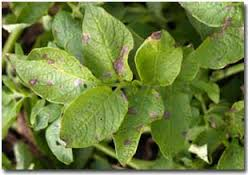
%> input picture week4(Image_Segmentation)/8.png, 248 x 175 px
$ octave DiscreteWaveletTransform.m   (GNU Octave 9; MATLAB toolbox functions it lacks are replaced by stand-ins)
%> lines starting %> are read from the running program, lines starting %| are printed output that depends on the picture
a=imread('8.png');
%> a is the input picture: size 175x248x3 uint8; mean R, G, B 110.5, 128.2, 63.5
subplot(121),imshow(a),title('Original Image');

[LL LM ML MM]=dwt2(im2double(a),'haar');
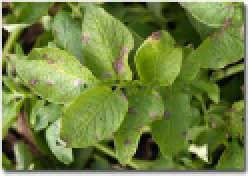
%> LL: size 88x124x3 double (shown 2 times larger); mean R, G, B 0.872, 1.01, 0.505; drawn with min black and max white
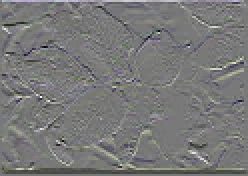
%> LM: size 88x124x3 double (shown 2 times larger); mean R, G, B -0.000919, -0.000854, -0.00109; drawn with min black and max white
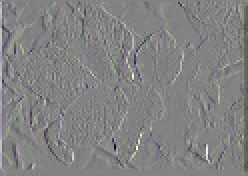
%> ML: size 88x124x3 double (shown 2 times larger); mean R, G, B -0.000275, -0.00131, -0.000488; drawn with min black and max white
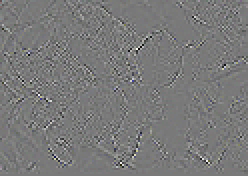
%> MM: size 88x124x3 double (shown 2 times larger); mean R, G, B 8.5e-05, 0.000111, 0.000103; drawn with min black and max white

subplot(122),imshow([LL LM; ML MM],[]);,title('Wavelet Decomposition')
%> after `imshow([LL LM; ML MM],[])`:
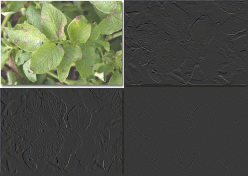
%> displayed picture: size 176x248x3, on the screen's scale of 0 to 255; mean R, G, B 77.9, 81.3, 68.8

$ run again, with week4(Image_Segmentation)/3.png copied over week4(Image_Segmentation)/8.png
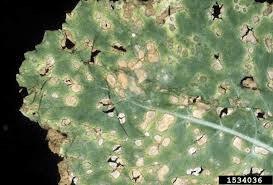
%> input picture week4(Image_Segmentation)/3.png, 273 x 185 px
%> `[LL LM ML MM]=dwt2(im2double(a),'haar');`:
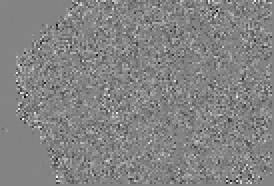
%> MM: size 93x137 double (shown 2 times larger); min -0.759, max 0.708, mean -0.00111; drawn with min black and max white
%> `imshow([LL LM; ML MM],[])`:
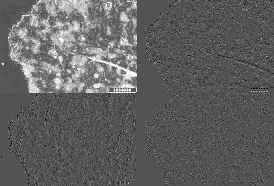
%> displayed picture: size 186x274, on the screen's scale of 0 to 255; min 0, max 255, mean 97.1

$ run again, with week4(Image_Segmentation)/13.jpg saved as week4(Image_Segmentation)/8.png
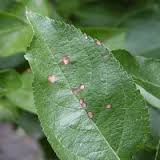
%> input picture week4(Image_Segmentation)/13.jpg, 160 x 160 px
%> a is the input picture: size 160x160x3 uint8; mean R, G, B 97, 127.2, 85.8
%> `[LL LM ML MM]=dwt2(im2double(a),'haar');`:
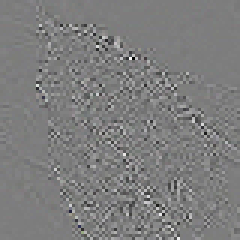
%> MM: size 80x80x3 double (shown 3 times larger); mean R, G, B -0.00012, -0.000124, -0.000115; drawn with min black and max white
%> `imshow([LL LM; ML MM],[])`:
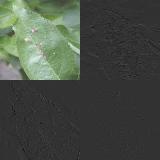
%> displayed picture: size 160x160x3, on the screen's scale of 0 to 255; mean R, G, B 70.8, 77.2, 68.4
